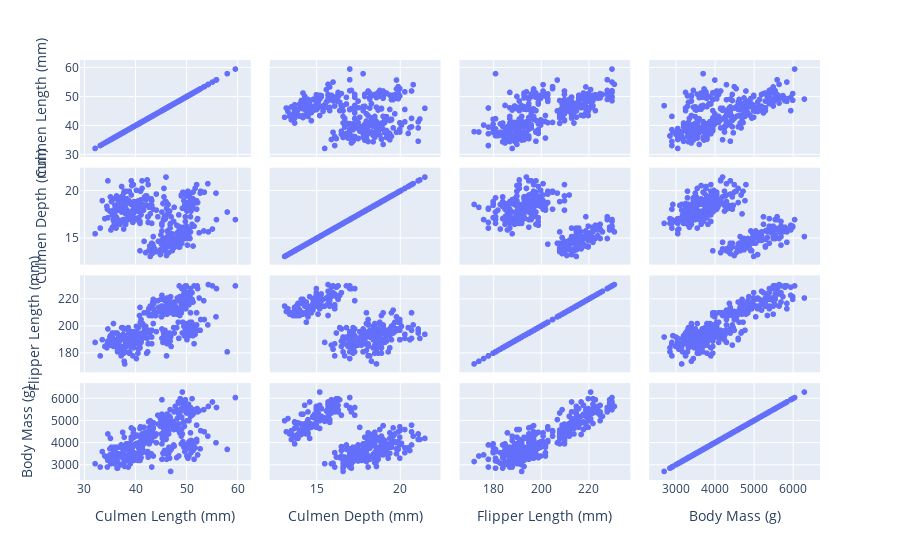

The notebook cell this image was saved under:
### Markdown cell above
**Scatter Matrix:** I wanted to create a scatter plot for every possible numerical combination of 'Culmen Length \(mm\)', 'Culmen Depth \(mm\)', 'Flipper Length \(mm\)', and 'Body Mass \(g\)'. This could help me understand what is correlated and could mean a relationship between each other. The code to do so is below; are there any findings you can take away from this data?

### Code cell
# My scatter matrix!
numerical_penguins_df = penguins_dataframe[['Culmen Length (mm)', 'Culmen Depth (mm)', 'Flipper Length (mm)',
       'Body Mass (g)']]
fig = px.scatter_matrix(numerical_penguins_df)
fig.show()

### Figure 1 — Plotly figure (JSON) as saved in the notebook; plotly's stock layout.template omitted (floating-point values rounded to 4 significant figures; data arrays with more than 128 entries replaced by an {"elided": "..."} marker saying what was removed)
{"data": [{"dimensions": [{"axis": {"matches": true}, "label": "Culmen Length (mm)", "values": {"elided": "324 float values"}}, {"axis": {"matches": true}, "label": "Culmen Depth (mm)", "values": {"elided": "324 float values"}}, {"axis": {"matches": true}, "label": "Flipper Length (mm)", "values": {"elided": "324 int values"}}, {"axis": {"matches": true}, "label": "Body Mass (g)", "values": {"elided": "324 int values"}}], "hovertemplate": "%{xaxis.title.text}=%{x}<br>%{yaxis.title.text}=%{y}<extra></extra>", "legendgroup": "", "marker": {"color": "#636efa", "symbol": "circle"}, "name": "", "showlegend": false, "type": "splom"}], "layout": {"dragmode": "select", "legend": {"tracegroupgap": 0}, "margin": {"t": 60}}}
